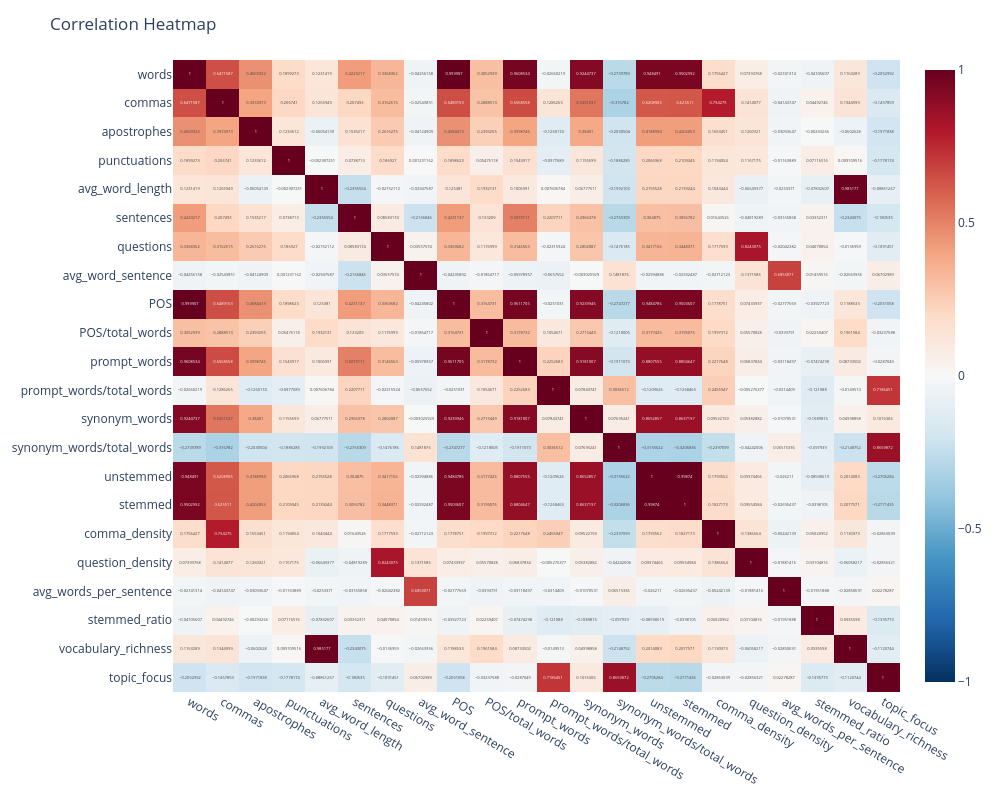

Notebook code cell kept with this figure:
### Markdown cell above
For tree‑based models, adding informative engineered features (densities, ratios, interactions) typically improves performance without overfitting, as trees automatically ignore irrelevant features. However, highly redundant features like `chars` were dropped to reduce computational cost without losing predictive power.

### Code cell
plot_hm(X)

### Figure 1 — Plotly figure (JSON) as saved in the notebook; plotly's stock layout.template omitted (floating-point values rounded to 4 significant figures; data arrays with more than 128 entries replaced by an {"elided": "..."} marker saying what was removed)
{"data": [{"coloraxis": "coloraxis", "hovertemplate": "x: %{x}<br>y: %{y}<br>color: %{z}<extra></extra>", "name": "0", "texttemplate": "%{z}", "type": "heatmap", "x": ["words", "commas", "apostrophes", "punctuations", "avg_word_length", "sentences", "questions", "avg_word_sentence", "POS", "POS/total_words", "prompt_words", "prompt_words/total_words", "synonym_words", "synonym_words/total_words", "unstemmed", "stemmed", "comma_density", "question_density", "avg_words_per_sentence", "stemmed_ratio", "vocabulary_richness", "topic_focus"], "xaxis": "x", "y": ["words", "commas", "apostrophes", "punctuations", "avg_word_length", "sentences", "questions", "avg_word_sentence", "POS", "POS/total_words", "prompt_words", "prompt_words/total_words", "synonym_words", "synonym_words/total_words", "unstemmed", "stemmed", "comma_density", "question_density", "avg_words_per_sentence", "stemmed_ratio", "vocabulary_richness", "topic_focus"], "yaxis": "y", "z": {"elided": "22x22 float values"}}], "layout": {"coloraxis": {"cmax": 1, "cmin": -1, "colorscale": [[0, "rgb(5,48,97)"], [0.1, "rgb(33,102,172)"], [0.2, "rgb(67,147,195)"], [0.3, "rgb(146,197,222)"], [0.4, "rgb(209,229,240)"], [0.5, "rgb(247,247,247)"], [0.6, "rgb(253,219,199)"], [0.7, "rgb(244,165,130)"], [0.8, "rgb(214,96,77)"], [0.9, "rgb(178,24,43)"], [1, "rgb(103,0,31)"]]}, "height": 800, "margin": {"t": 60}, "title": {"text": "Correlation Heatmap"}, "width": 1000, "xaxis": {"anchor": "y", "domain": [0, 1]}, "yaxis": {"anchor": "x", "autorange": "reversed", "domain": [0, 1]}}}
